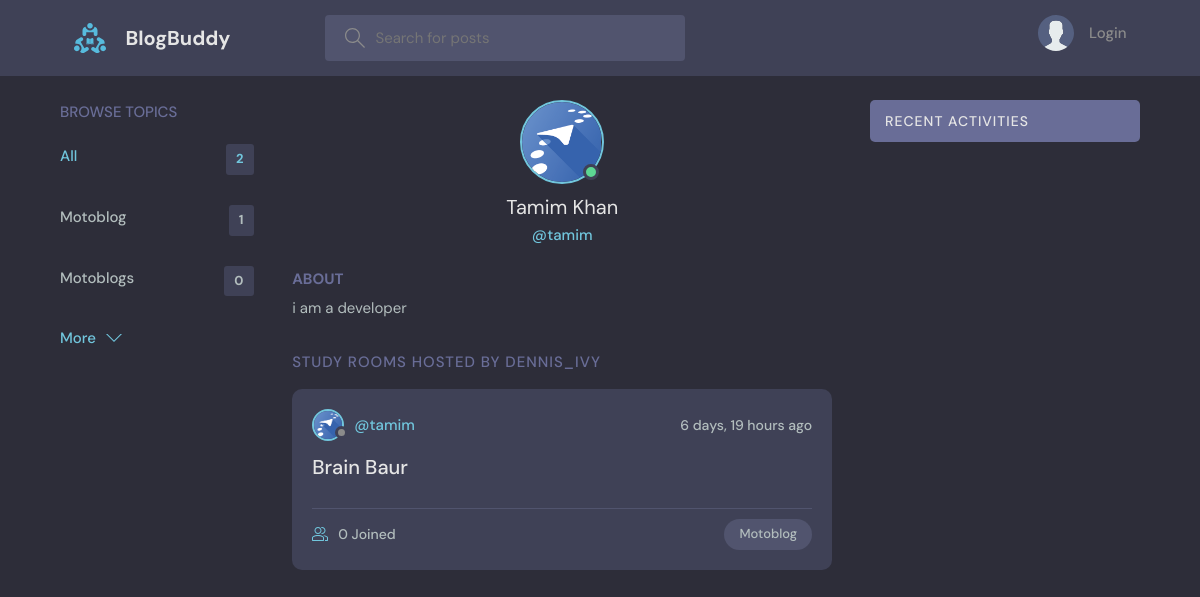
The app's page /profile/1/, older data.
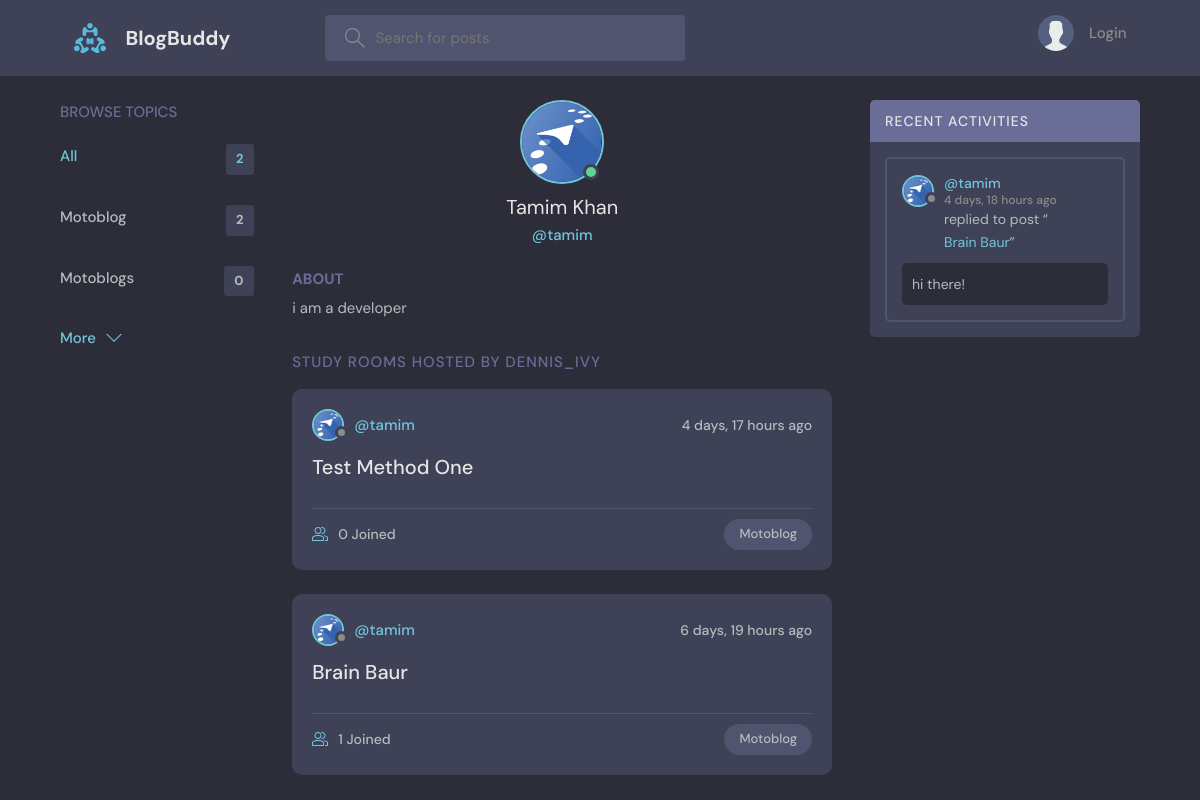
The same page, newer data.
### blog/models.py (models this page shows, shortened)
class Topic(models.Model):
    name = models.CharField(max_length=200)

class User(AbstractUser):
    name = models.CharField(max_length=200, null=True)
    email = models.EmailField(unique=True, null=True)
    bio = models.TextField(null=True)
    avatar = models.ImageField(null=True, default="avatar.svg")
    USERNAME_FIELD = 'email'
    REQUIRED_FIELDS = ['username']

class Room(models.Model):
    host = models.ForeignKey(User, on_delete=models.SET_NULL, null=True)
    topic = models.ForeignKey(Topic, on_delete=models.SET_NULL, null=True)
    name = models.CharField(max_length=200)
    video = EmbedVideoField()
    description = models.TextField(null=True, blank=True)
    participants = models.ManyToManyField(
        User, related_name='participants', blank=True)
    updated = models.DateTimeField(auto_now=True)
    created = models.DateTimeField(auto_now_add=True)
    class Meta:
        ordering = ['-updated', '-created']
    def __str__(self):
        return self.name

class Message(models.Model):
    user = models.ForeignKey(User, on_delete=models.CASCADE)
    room = models.ForeignKey(Room, on_delete=models.CASCADE)
    body = models.TextField()
    updated = models.DateTimeField(auto_now=True)
    created = models.DateTimeField(auto_now_add=True)
    class Meta:
        ordering = ['-updated', '-created']

### blog/views.py (the view)
# urls.py: path('profile/<str:pk>/', views.userProfile, name="user-profile"),
def userProfile(request, pk):
    user = User.objects.get(id=pk)
    rooms = user.room_set.all()
    room_messages = user.message_set.all()
    topics = Topic.objects.all()
    context = {'user': user, 'rooms': rooms,
               'room_messages': room_messages, 'topics': topics}
    return render(request, 'base/profile.html', context)

### blog/templates/base/profile.html (shortened to what this page needs)
{% extends 'main.html' %}
{% block content %}
<main class="profile-page layout layout--3">
  <div class="container">
    {% include 'base/topics_component.html' %}
    <div class="roomList">
      <div class="profile">
        <div class="profile__avatar">
          <div class="avatar avatar--large active">
            <img src="{{user.avatar.url}}" />
          </div>
        </div>
        <div class="profile__info">
          <h3>{{user.name}}</h3>
          <p>@{{user.username}}</p>
        </div>
        <div class="profile__about">
          <h3>About</h3>
          <p>
            {{user.bio}}
          </p>
        </div>
      </div>
      <div class="roomList__header">
        <div>
          <h2>Study Rooms Hosted by dennis_ivy</a>
          </h2>
        </div>
      </div>
      {% include 'base/feed_component.html' %}
    </div>
    {% include 'base/activity_component.html' %}
  </div>
</main>
{% endblock content %}

### blog/templates/main.html (shortened to what this page needs)
<!DOCTYPE html>
{% load static %}
<html lang="en">
<head>
    <link rel="stylesheet" href="{% static 'styles/style.css' %}" />
</head>
<body>
    {% include 'navbar.html' %}
    {% block content %}
    {% endblock %}
</body>
</html>

### blog/templates/navbar.html (shortened to what this page needs)
{% load static %}
<header class="header header--loggedIn">
    <div class="container">
        <a href="{% url 'home' %}" class="header__logo">
            <img src="{% static 'images/logo.svg' %}" />
            <h1>BlogBuddy</h1>
        </a>
        <form class="header__search" method="GET" action="{% url 'home' %}">
            <label>
                <input name="q" placeholder="Search for posts" />
            </label>
        </form>
        <nav class="header__menu">
            {% if request.user.is_authenticated %}
            <div class="header__user">
                <a href="{% url 'update-user' %}">
                    <div class="avatar avatar--medium active">
                        <img src="{{request.user.avatar.url}}" />
                    </div>
                    <p>{{request.user.username}} <span>@{{request.user.username}}</span></p>
                </a>
                <button class="dropdown-button">
                    <svg version="1.1" xmlns="http://www.w3.org/2000/svg" width="32" height="32" viewBox="0 0 32 32">
                        <title>chevron-down</title>
                        <path d="M16 21l-13-13h-3l16 16 16-16h-3l-13 13z"></path>
                    </svg>
                </button>
            </div>
            {% else %}
            <a href="{% url 'login' %}">
                <img src="{% static 'images/avatar.svg' %}" />
                <p>Login</p>
            </a>
            {% endif %}
        </nav>
    </div>
</header>

### blog/templates/base/topics_component.html
<div class="topics">
    <div class="topics__header">
        <h2>Browse Topics</h2>
    </div>
    <ul class="topics__list">
        <li>
            <a href="{% url 'home' %}" class="active">All <span>{{topics.count}}</span></a>
        </li>
        {% for topic in topics %}
        <li>
            <a href="{% url 'home' %}?q={{topic.name}}">{{topic.name}}<span>{{topic.room_set.all.count}}</span></a>
        </li>
        {% endfor %}
    </ul>
    <a class="btn btn--link" href="{% url 'topics' %}">
        More
        <svg version="1.1" xmlns="http://www.w3.org/2000/svg" width="32" height="32" viewBox="0 0 32 32">
            <title>chevron-down</title>
            <path d="M16 21l-13-13h-3l16 16 16-16h-3l-13 13z"></path>
        </svg>
    </a>
</div>

### blog/templates/base/feed_component.html (shortened to what this page needs)
{% load embed_video_tags %}
{% for room in rooms %}
<div class="roomListRoom">
    <div class="roomListRoom__header">
        <a href="{% url 'user-profile' room.host.id %}" class="roomListRoom__author">
            <div class="avatar avatar--small">
                <img src="{{room.host.avatar.url}}" />
            </div>
            <span>@{{room.host.username}}</span>
        </a>
        <div class="roomListRoom__actions">
            <span>{{room.created|timesince}} ago</span>
        </div>
    </div>
    <div class="roomListRoom__content">
        <a href="{% url 'room' room.id %}">{{room.name}}</a>
    </div>
    <div class="roomListRoom__meta">
        <a href="{% url 'room' room.id %}" class="roomListRoom__joined">
            {{room.participants.all.count}} Joined
        </a>
        <p class="roomListRoom__topic">{{room.topic.name}}</p>
    </div>
</div>
{% endfor %}

### blog/templates/base/activity_component.html (shortened to what this page needs)
<div class="activities">
    <div class="activities__header">
        <h2>Recent Activities</h2>
    </div>
    {% for message in room_messages %}
    <div class="activities__box">
        <div class="activities__boxHeader roomListRoom__header">
            <a href="{% url 'user-profile' message.user.id %}" class="roomListRoom__author">
                <div class="avatar avatar--small">
                    <img src="{{message.user.avatar.url}}" />
                </div>
                <p>
                    @{{message.user.username}}
                    <span>{{message.created|timesince}} ago</span>
                </p>
            </a>
        </div>
        <div class="activities__boxContent">
            <p>replied to post “<a href="{% url 'room' message.room.id %}">{{message.room}}</a>”</p>
            <div class="activities__boxRoomContent">{{message.body}}</div>
        </div>
    </div>
    {% endfor %}
</div>

Row changes from the older to the newer data that the page shows:
computed for Topic "Motoblog": room_set.all.count "1" → "2"
added Room: host.avatar (picture), host.username "tamim", created "4 days, 17 hours", name "Test Method One", participants.all.count "0", topic.name "Motoblog"
computed for Room "Brain Baur": participants.all.count "0" → "1"
added Message: user.avatar (picture), user.username "tamim", created "4 days, 18 hours", room "Brain Baur", body "hi there!"
